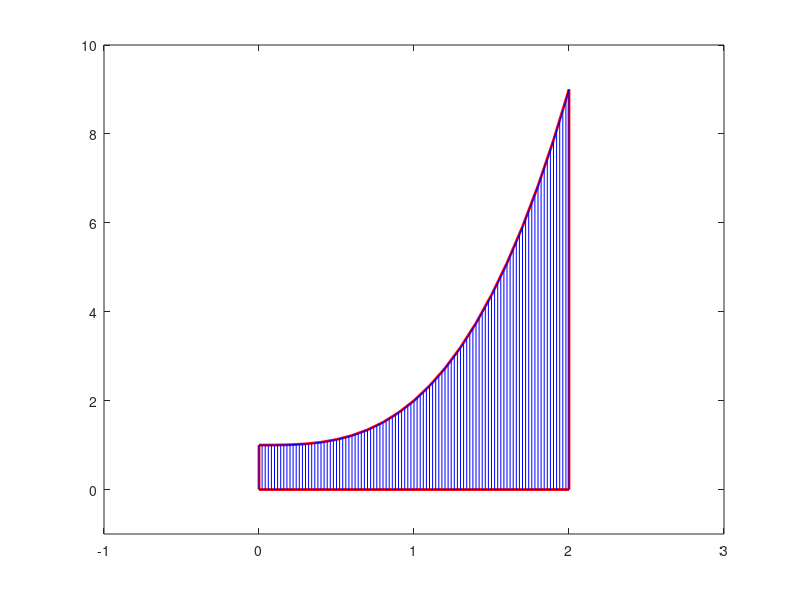

The MATLAB script that drew this image:
clc

a=0;
b=2;
n=100;

X=a:0.1:b;
Y=X.^3+1;
%rysujemy wykres x^3+1
plot(X,Y,"linewidth",2,"color","red")
axis([a-1,b+1,-1,max(Y)+1]);

%dorysowujemy reszte brzegow figury
line([X(1),X(1)],[0,Y(1)],"linewidth",2,"color","red")
line([X(length(X)),X(length(X))],[0,Y(length(X))],"linewidth",2,"color","red")
line([X(1),X(length(X))],[0,0],"linewidth",2,"color","red")

%rysujemy n trapezow

%"gora trapezow"
V=linspace(a,b,n+1);
U=V.^3+1;
line(V,U,"color","blue")

%"reszta trapezow"
line([V(1),V(length(V))],[0,0],"color","blue")
for i=1:n+1
line([V(i),V(i)],[0,U(i)],"color","blue")
endfor

%metoda trapezow
calka=trapz(V,U)
